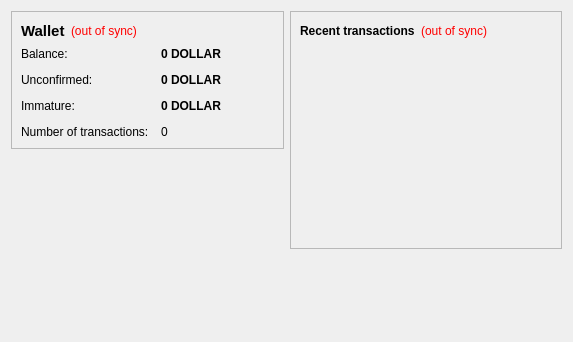
<?xml version="1.0" encoding="UTF-8"?>
<ui version="4.0">
 <class>OverviewPage</class>
 <widget class="QWidget" name="OverviewPage">
  <property name="geometry">
   <rect>
    <x>0</x>
    <y>0</y>
    <width>573</width>
    <height>342</height>
   </rect>
  </property>
  <property name="windowTitle">
   <string>Form</string>
  </property>
  <layout class="QHBoxLayout" name="horizontalLayout" stretch="1,1">
   <item>
    <layout class="QVBoxLayout" name="verticalLayout_2">
     <item>
      <widget class="QFrame" name="frame">
       <property name="frameShape">
        <enum>QFrame::StyledPanel</enum>
       </property>
       <property name="frameShadow">
        <enum>QFrame::Raised</enum>
       </property>
       <layout class="QVBoxLayout" name="verticalLayout_4">
        <item>
         <layout class="QHBoxLayout" name="horizontalLayout_4">
          <item>
           <widget class="QLabel" name="label_5">
            <property name="font">
             <font>
              <pointsize>11</pointsize>
              <weight>75</weight>
              <bold>true</bold>
             </font>
            </property>
            <property name="text">
             <string>Wallet</string>
            </property>
           </widget>
          </item>
          <item>
           <widget class="QLabel" name="labelWalletStatus">
            <property name="toolTip">
             <string>The displayed information may be out of date. Your wallet automatically synchronizes with the Dollarcoin network after a connection is established, but this process has not completed yet.</string>
            </property>
            <property name="styleSheet">
             <string notr="true">QLabel { color: red; }</string>
            </property>
            <property name="text">
             <string notr="true">(out of sync)</string>
            </property>
            <property name="alignment">
             <set>Qt::AlignLeading|Qt::AlignLeft|Qt::AlignVCenter</set>
            </property>
           </widget>
          </item>
          <item>
           <spacer name="horizontalSpacer_2">
            <property name="orientation">
             <enum>Qt::Horizontal</enum>
            </property>
            <property name="sizeHint" stdset="0">
             <size>
              <width>40</width>
              <height>20</height>
             </size>
            </property>
           </spacer>
          </item>
         </layout>
        </item>
        <item>
         <layout class="QFormLayout" name="formLayout_2">
          <property name="fieldGrowthPolicy">
           <enum>QFormLayout::AllNonFixedFieldsGrow</enum>
          </property>
          <property name="horizontalSpacing">
           <number>12</number>
          </property>
          <property name="verticalSpacing">
           <number>12</number>
          </property>
          <item row="0" column="0">
           <widget class="QLabel" name="label">
            <property name="text">
             <string>Balance:</string>
            </property>
           </widget>
          </item>
          <item row="0" column="1">
           <widget class="QLabel" name="labelBalance">
            <property name="font">
             <font>
              <weight>75</weight>
              <bold>true</bold>
             </font>
            </property>
            <property name="cursor">
             <cursorShape>IBeamCursor</cursorShape>
            </property>
            <property name="toolTip">
             <string>Your current balance</string>
            </property>
            <property name="text">
             <string notr="true">0 DOLLAR</string>
            </property>
            <property name="textInteractionFlags">
             <set>Qt::LinksAccessibleByMouse|Qt::TextSelectableByKeyboard|Qt::TextSelectableByMouse</set>
            </property>
           </widget>
          </item>
          <item row="1" column="0">
           <widget class="QLabel" name="label_3">
            <property name="text">
             <string>Unconfirmed:</string>
            </property>
           </widget>
          </item>
          <item row="1" column="1">
           <widget class="QLabel" name="labelUnconfirmed">
            <property name="font">
             <font>
              <weight>75</weight>
              <bold>true</bold>
             </font>
            </property>
            <property name="cursor">
             <cursorShape>IBeamCursor</cursorShape>
            </property>
            <property name="toolTip">
             <string>Total of transactions that have yet to be confirmed, and do not yet count toward the current balance</string>
            </property>
            <property name="text">
             <string notr="true">0 DOLLAR</string>
            </property>
            <property name="textInteractionFlags">
             <set>Qt::LinksAccessibleByMouse|Qt::TextSelectableByKeyboard|Qt::TextSelectableByMouse</set>
            </property>
           </widget>
          </item>
          <item row="3" column="0">
           <widget class="QLabel" name="label_2">
            <property name="text">
             <string>Number of transactions:</string>
            </property>
           </widget>
          </item>
          <item row="3" column="1">
           <widget class="QLabel" name="labelNumTransactions">
            <property name="toolTip">
             <string>Total number of transactions in wallet</string>
            </property>
            <property name="text">
             <string notr="true">0</string>
            </property>
           </widget>
          </item>
          <item row="2" column="0">
           <widget class="QLabel" name="labelImmatureText">
            <property name="text">
             <string>Immature:</string>
            </property>
           </widget>
          </item>
          <item row="2" column="1">
           <widget class="QLabel" name="labelImmature">
            <property name="font">
             <font>
              <weight>75</weight>
              <bold>true</bold>
             </font>
            </property>
            <property name="toolTip">
             <string>Mined balance that has not yet matured</string>
            </property>
            <property name="text">
             <string notr="true">0 DOLLAR</string>
            </property>
            <property name="textInteractionFlags">
             <set>Qt::LinksAccessibleByMouse|Qt::TextSelectableByKeyboard|Qt::TextSelectableByMouse</set>
            </property>
           </widget>
          </item>
         </layout>
        </item>
       </layout>
      </widget>
     </item>
     <item>
      <spacer name="verticalSpacer">
       <property name="orientation">
        <enum>Qt::Vertical</enum>
       </property>
       <property name="sizeHint" stdset="0">
        <size>
         <width>20</width>
         <height>40</height>
        </size>
       </property>
      </spacer>
     </item>
     <item>
      <widget class="QLabel" name="label_6">
       <property name="text">
        <string/>
       </property>
      </widget>
     </item>
    </layout>
   </item>
   <item>
    <layout class="QVBoxLayout" name="verticalLayout_3">
     <item>
      <widget class="QFrame" name="frame_2">
       <property name="frameShape">
        <enum>QFrame::StyledPanel</enum>
       </property>
       <property name="frameShadow">
        <enum>QFrame::Raised</enum>
       </property>
       <layout class="QVBoxLayout" name="verticalLayout">
        <item>
         <layout class="QHBoxLayout" name="horizontalLayout_2">
          <item>
           <widget class="QLabel" name="label_4">
            <property name="text">
             <string>&lt;b&gt;Recent transactions&lt;/b&gt;</string>
            </property>
           </widget>
          </item>
          <item>
           <widget class="QLabel" name="labelTransactionsStatus">
            <property name="toolTip">
             <string>The displayed information may be out of date. Your wallet automatically synchronizes with the Dollarcoin network after a connection is established, but this process has not completed yet.</string>
            </property>
            <property name="styleSheet">
             <string notr="true">QLabel { color: red; }</string>
            </property>
            <property name="text">
             <string notr="true">(out of sync)</string>
            </property>
            <property name="alignment">
             <set>Qt::AlignRight|Qt::AlignTrailing|Qt::AlignVCenter</set>
            </property>
           </widget>
          </item>
          <item>
           <spacer name="horizontalSpacer">
            <property name="orientation">
             <enum>Qt::Horizontal</enum>
            </property>
            <property name="sizeHint" stdset="0">
             <size>
              <width>40</width>
              <height>20</height>
             </size>
            </property>
           </spacer>
          </item>
         </layout>
        </item>
        <item>
         <widget class="QListView" name="listTransactions">
          <property name="styleSheet">
           <string notr="true">QListView { background: transparent; }</string>
          </property>
          <property name="frameShape">
           <enum>QFrame::NoFrame</enum>
          </property>
          <property name="verticalScrollBarPolicy">
           <enum>Qt::ScrollBarAlwaysOff</enum>
          </property>
          <property name="horizontalScrollBarPolicy">
           <enum>Qt::ScrollBarAlwaysOff</enum>
          </property>
          <property name="selectionMode">
           <enum>QAbstractItemView::NoSelection</enum>
          </property>
         </widget>
        </item>
       </layout>
      </widget>
     </item>
     <item>
      <spacer name="verticalSpacer_2">
       <property name="orientation">
        <enum>Qt::Vertical</enum>
       </property>
       <property name="sizeHint" stdset="0">
        <size>
         <width>20</width>
         <height>40</height>
        </size>
       </property>
      </spacer>
     </item>
    </layout>
   </item>
  </layout>
 </widget>
 <resources>
  <include location="../bitcoin.qrc"/>
 </resources>
 <connections/>
</ui>
